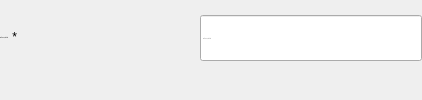
                            <widget class="QWidget" name="widget_26" native="true">
                             <property name="sizePolicy">
                              <sizepolicy hsizetype="Expanding" vsizetype="Preferred">
                               <horstretch>0</horstretch>
                               <verstretch>0</verstretch>
                              </sizepolicy>
                             </property>
                             <property name="minimumSize">
                              <size>
                               <width>0</width>
                               <height>0</height>
                              </size>
                             </property>
                             <property name="maximumSize">
                              <size>
                               <width>16777215</width>
                               <height>105</height>
                              </size>
                             </property>
                             <layout class="QVBoxLayout" name="verticalLayout_12">
                              <property name="spacing">
                               <number>0</number>
                              </property>
                              <property name="leftMargin">
                               <number>0</number>
                              </property>
                              <property name="topMargin">
                               <number>0</number>
                              </property>
                              <property name="rightMargin">
                               <number>0</number>
                              </property>
                              <property name="bottomMargin">
                               <number>0</number>
                              </property>
                              <item>
                               <widget class="QWidget" name="widget_14" native="true">
                                <layout class="QHBoxLayout" name="horizontalLayout_14">
                                 <property name="spacing">
                                  <number>0</number>
                                 </property>
                                 <property name="leftMargin">
                                  <number>0</number>
                                 </property>
                                 <property name="topMargin">
                                  <number>0</number>
                                 </property>
                                 <property name="rightMargin">
                                  <number>0</number>
                                 </property>
                                 <property name="bottomMargin">
                                  <number>0</number>
                                 </property>
                                 <item>
                                  <layout class="QHBoxLayout" name="formInput_5">
                                   <property name="spacing">
                                    <number>0</number>
                                   </property>
                                   <property name="topMargin">
                                    <number>0</number>
                                   </property>
                                   <item alignment="Qt::AlignTop">
                                    <widget class="QWidget" name="label_product_1" native="true">
                                     <property name="minimumSize">
                                      <size>
                                       <width>200</width>
                                       <height>0</height>
                                      </size>
                                     </property>
                                     <property name="maximumSize">
                                      <size>
                                       <width>200</width>
                                       <height>16777215</height>
                                      </size>
                                     </property>
                                     <layout class="QHBoxLayout" name="horizontalLayout_2">
                                      <property name="spacing">
                                       <number>0</number>
                                      </property>
                                      <property name="leftMargin">
                                       <number>0</number>
                                      </property>
                                      <property name="topMargin">
                                       <number>30</number>
                                      </property>
                                      <property name="rightMargin">
                                       <number>0</number>
                                      </property>
                                      <property name="bottomMargin">
                                       <number>0</number>
                                      </property>
                                      <item>
                                       <widget class="QLabel" name="label_2">
                                        <property name="font">
                                         <font>
                                          <family>Cambria</family>
                                          <pointsize>-1</pointsize>
                                          <bold>false</bold>
                                         </font>
                                        </property>
                                        <property name="text">
                                         <string>Tên đơn vị cung cấp</string>
                                        </property>
                                       </widget>
                                      </item>
                                      <item>
                                       <widget class="QLabel" name="label_required_1">
                                        <property name="sizePolicy">
                                         <sizepolicy hsizetype="Expanding" vsizetype="Preferred">
                                          <horstretch>0</horstretch>
                                          <verstretch>0</verstretch>
                                         </sizepolicy>
                                        </property>
                                        <property name="text">
                                         <string> *</string>
                                        </property>
                                       </widget>
                                      </item>
                                     </layout>
                                    </widget>
                                   </item>
                                   <item>
                                    <widget class="QWidget" name="widget_15" native="true">
                                     <property name="maximumSize">
                                      <size>
                                       <width>16777215</width>
                                       <height>16777215</height>
                                      </size>
                                     </property>
                                     <layout class="QVBoxLayout" name="verticalLayout_16">
                                      <property name="spacing">
                                       <number>0</number>
                                      </property>
                                      <property name="leftMargin">
                                       <number>0</number>
                                      </property>
                                      <property name="topMargin">
                                       <number>0</number>
                                      </property>
                                      <property name="rightMargin">
                                       <number>0</number>
                                      </property>
                                      <property name="bottomMargin">
                                       <number>0</number>
                                      </property>
                                      <item>
                                       <widget class="QWidget" name="widget_29" native="true">
                                        <property name="maximumSize">
                                         <size>
                                          <width>16777215</width>
                                          <height>16777215</height>
                                         </size>
                                        </property>
                                        <layout class="QVBoxLayout" name="verticalLayout_22">
                                         <property name="spacing">
                                          <number>0</number>
                                         </property>
                                         <property name="leftMargin">
                                          <number>0</number>
                                         </property>
                                         <property name="topMargin">
                                          <number>15</number>
                                         </property>
                                         <property name="rightMargin">
                                          <number>0</number>
                                         </property>
                                         <property name="bottomMargin">
                                          <number>0</number>
                                         </property>
                                         <item>
                                          <widget class="QLineEdit" name="name_le">
                                           <property name="minimumSize">
                                            <size>
                                             <width>222</width>
                                             <height>46</height>
                                            </size>
                                           </property>
                                           <property name="maximumSize">
                                            <size>
                                             <width>16777215</width>
                                             <height>16777215</height>
                                            </size>
                                           </property>
                                           <property name="font">
                                            <font>
                                             <family>Cambria</family>
                                             <pointsize>-1</pointsize>
                                            </font>
                                           </property>
                                           <property name="text">
                                            <string/>
                                           </property>
                                           <property name="placeholderText">
                                            <string>Tên đơn vị cung cấp</string>
                                           </property>
                                           <property name="clearButtonEnabled">
                                            <bool>true</bool>
                                           </property>
                                          </widget>
                                         </item>
                                         <item>
                                          <widget class="QLabel" name="error_name">
                                           <property name="text">
                                            <string/>
                                           </property>
                                           <property name="margin">
                                            <number>0</number>
                                           </property>
                                          </widget>
                                         </item>
                                        </layout>
                                       </widget>
                                      </item>
                                     </layout>
                                    </widget>
                                   </item>
                                  </layout>
                                 </item>
                                </layout>
                               </widget>
                              </item>
                             </layout>
                            </widget>
